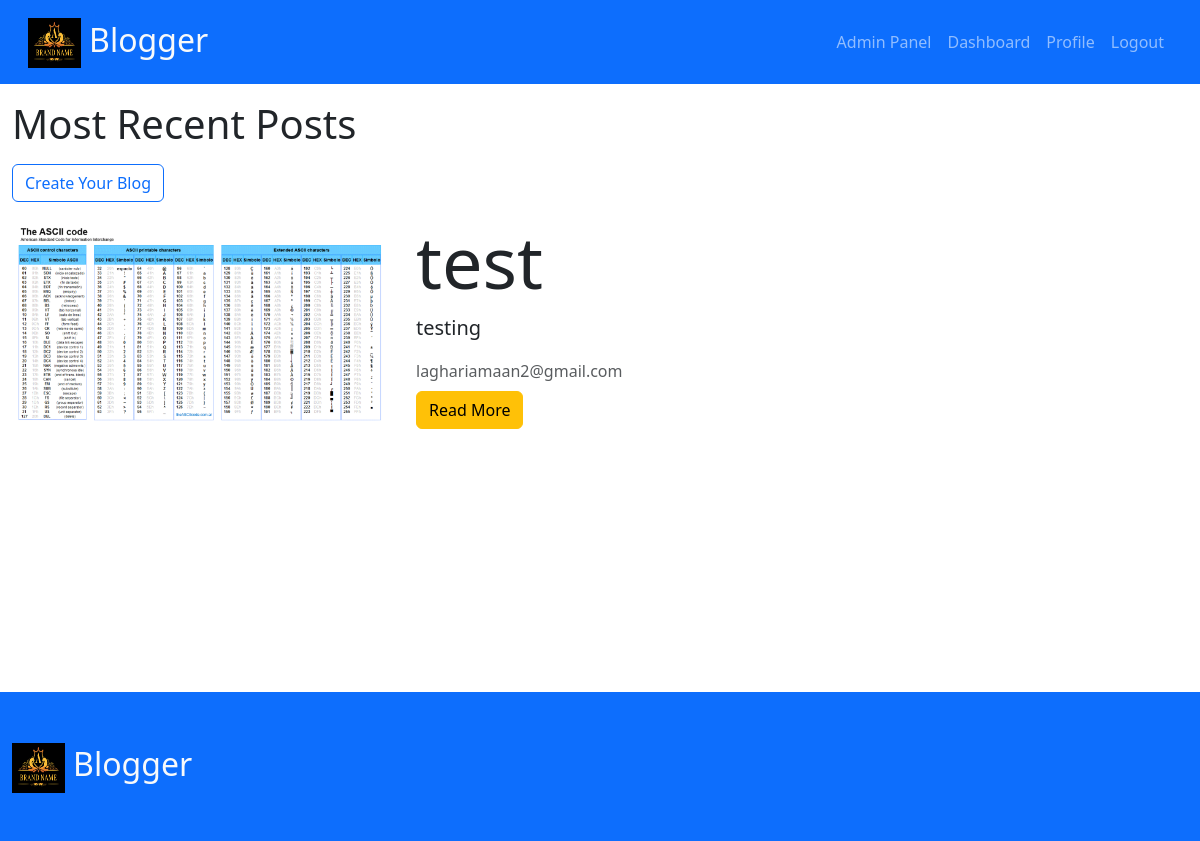
The page /user/home.php (signed in) on the database its author committed.
### tables this page shows
CREATE TABLE `blogs` (
  `id` int(11) NOT NULL,
  `title` varchar(1000) NOT NULL,
  `description` text NOT NULL,
  `image` varchar(2000) NOT NULL,
  `author` int(11) NOT NULL
);

CREATE TABLE `users` (
  `id` int(11) NOT NULL,
  `firstname` varchar(55) NOT NULL,
  `lastname` varchar(55) NOT NULL,
  `email` varchar(155) NOT NULL,
  `password` varchar(155) NOT NULL,
  `phone` varchar(11) NOT NULL,
  `uimage` varchar(2000) NOT NULL DEFAULT 'no image',
  `role` varchar(10) NOT NULL DEFAULT 'primary'
);

### user/home.php (the view, shortened to what this page needs)
<?php
require_once "../db.php";
require_once "./header.php";
?>
<div id="Dashboard" class="container-fluid">
    <h1 class="my-3">Most Recent Posts</h1>
    <a href="./addblog.php" class="text-decoration-none">
        <button class="btn btn-outline-primary">Create Your Blog</button>
    </a>
    <div class="row">
        <?php
            $sql = "SELECT b.id, b.title, b.description, b.image, u.email FROM blogs b INNER JOIN users u ON b.author = u.id";
            $result = $con->query($sql);
            if($result->num_rows > 0){
                while($row = $result->fetch_assoc()){
        ?>
    <div class="col-12 col-sm-12 col-md-4 p-3">
            <img src="./uploads/<?= $row['image'] ?>" class="img-fluid w-100" />
        </div>
        <div class="col-12 col-sm-12 col-md-8 p-3">
            <div class="d-flex flex-column">
                <h3 class="display-2">
                <?php
                if(strlen($row['title']) > 20){
                    echo substr_replace($row['title'], '...', 20);
                }
                else {
                    echo $row['title'];
                }
                 ?>
                 </h3>
                <p class="lead">
                <?php
                if(strlen($row['description']) > 250){
                    echo substr_replace($row['description'], '...', 250);
                }
                else {
                    echo $row['description'];
                }
                 ?>
                </p>
                <div class="text-muted"><?= $row['email'] ?></div>
                <div class="my-2">
                    <a class="text-decoration-none" href="./blogdetails.php?id=<?= $row['id'] ?>">
                        <button class="btn btn-warning">Read More</button>
                    </a>
                </div>
            </div>
        </div>
        <?php
                }
            }
            else {
        ?>
            <p class="lead text-center my-5">No Blogs to show!</p>
        <?php
            }
        ?>
    </div>
</div>
<?php
require_once "./footer.php"
?>

### static/css/style.css (style rules this page uses)
#Dashboard { min-height: 74vh; }

### rows shown on the page
blogs: image (picture), title "test", description "testing", author.email "laghariamaan2@gmail.com"
